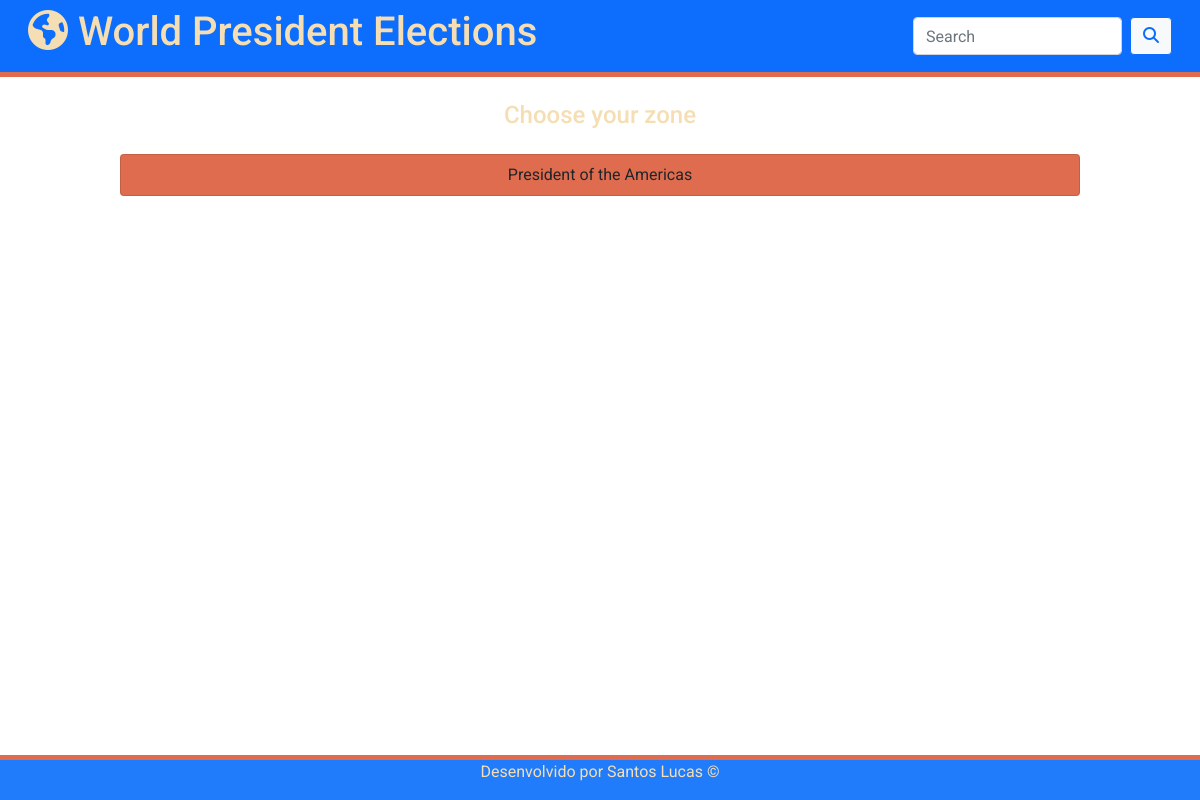
The page /polls/ on the database as committed earlier.
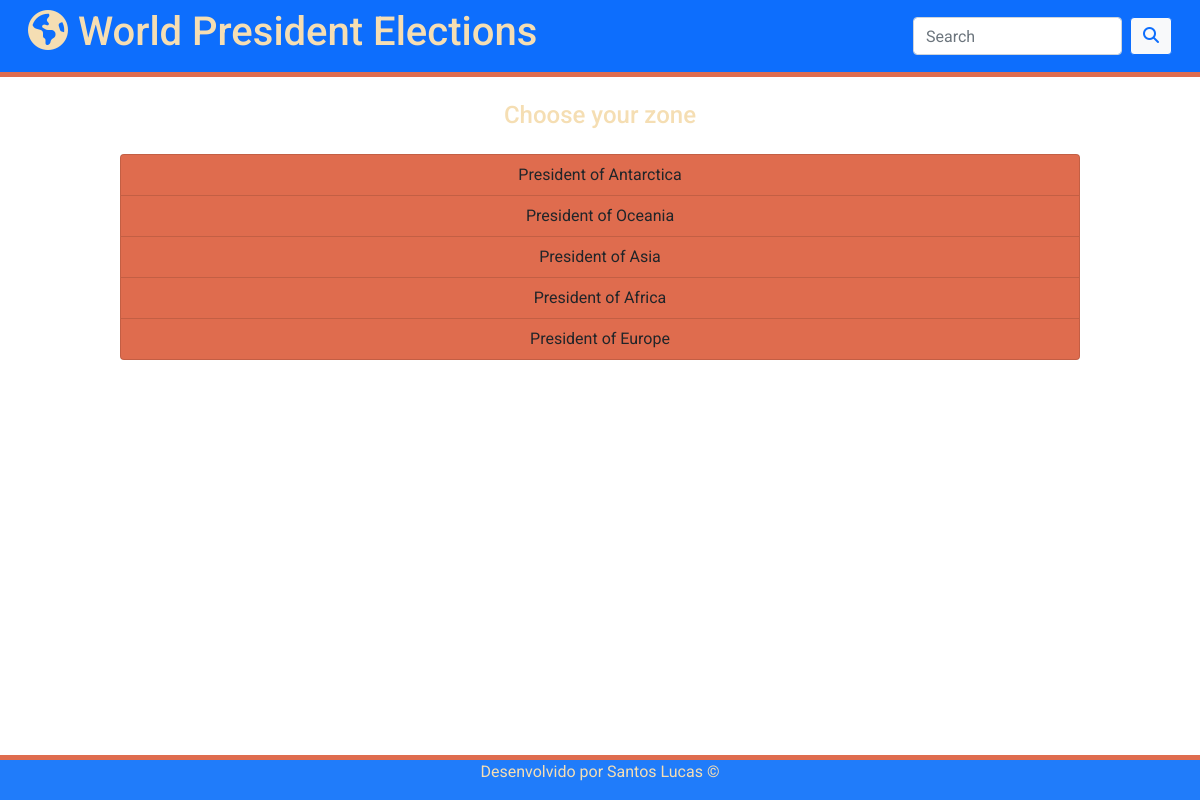
The same page on the database as committed later.
### polls/models.py (models this page shows, shortened)
class Question(models.Model):
    question_text = models.CharField(max_length=200)
    pub_date = models.DateTimeField('date published')

### polls/views.py (the view)
# urls.py: path('', views.IndexView.as_view(), name='index'),
class IndexView(generic.ListView):
    template_name = 'polls/index.html'
    context_object_name = 'latest_question_list'
    def get_queryset(self):
        return Question.objects.filter(
            pub_date__lte=timezone.now()).order_by('-pub_date')[:5]

### polls/templates/polls/index.html
{% extends 'base.html' %}
{% load static %}
{% load crispy_forms_tags %}
{% block content %}
<div class="introduction text-center">
    <h4>Choose your zone</h4>
</div>
<div class="content">
    {% if latest_question_list %}
    <ul class="list-group text-center">
        {% for question in latest_question_list %}
        <li class="list-group-item"><a href="{% url 'polls:detail' question.id %}">{{ question.question_text }}</a></li>
        {% endfor %}
    </ul>
    {% else %}
    <p>No polls are available.</p>
    {% endif %}
</div>
{% endblock %}

### polls/templates/base.html (shortened to what this page needs)
{% load static %}
{% load crispy_forms_tags %}
<!DOCTYPE html>
<html lang="en">
<head>
    <link rel="stylesheet" href="https://stackpath.bootstrapcdn.com/bootstrap/4.4.1/css/bootstrap.min.css"
>
    <link href="https://cdn.jsdelivr.net/npm/bootstrap@5.0.0-beta2/dist/css/bootstrap.min.css" rel="stylesheet"
>
    <link href="{% static 'css/style.css' %}" rel="stylesheet">
</head>
<body>
    <header>
        <nav class="navbar navbar-dark bg-primary">
            <div class="container-fluid">
                <h1><i class="fas fa-globe-americas"></i> World President Elections</h1>
                <form class="d-flex">
                    <input class="form-control me-2" type="search" placeholder="Search" aria-label="Search">
                    <button class="btn btn-light btn-outline-primary" type="submit"><i
                            class="fas fa-search"></i></button>
                </form>
            </div>
        </nav>
    </header>
    <main>
        {% block content %}
        {% endblock %}
    </main>
    <footer class="text-center">
        <p>Desenvolvido por Santos Lucas ©</p>
    </footer>
</body>
</html>

### polls/static/css/style.css (style rules this page uses)
body { margin: 0; padding: 0; box-sizing: border-box; font-family: 'Roboto', serif; color: wheat; }
.content { margin: 0 10%; }
.content ul li { background-color: #df6c4e; }
a { color: inherit; text-decoration: none; }
.introduction h4 { margin: 2%; }
nav { border-bottom: 5px solid #df6c4e; }
footer { position: absolute; bottom: 0; width: 100%; background-color: #207cfa; border-top: 5px solid #df6c4e; color: wheat; }

Rows that differ between the two databases and show on the page:
no longer on this page (row edited): Question: question_text "President of the Americas"
added Question: question_text "President of Antarctica"
added Question: question_text "President of Oceania"
added Question: question_text "President of Asia"
added Question: question_text "President of Africa"
added Question: question_text "President of Europe"
